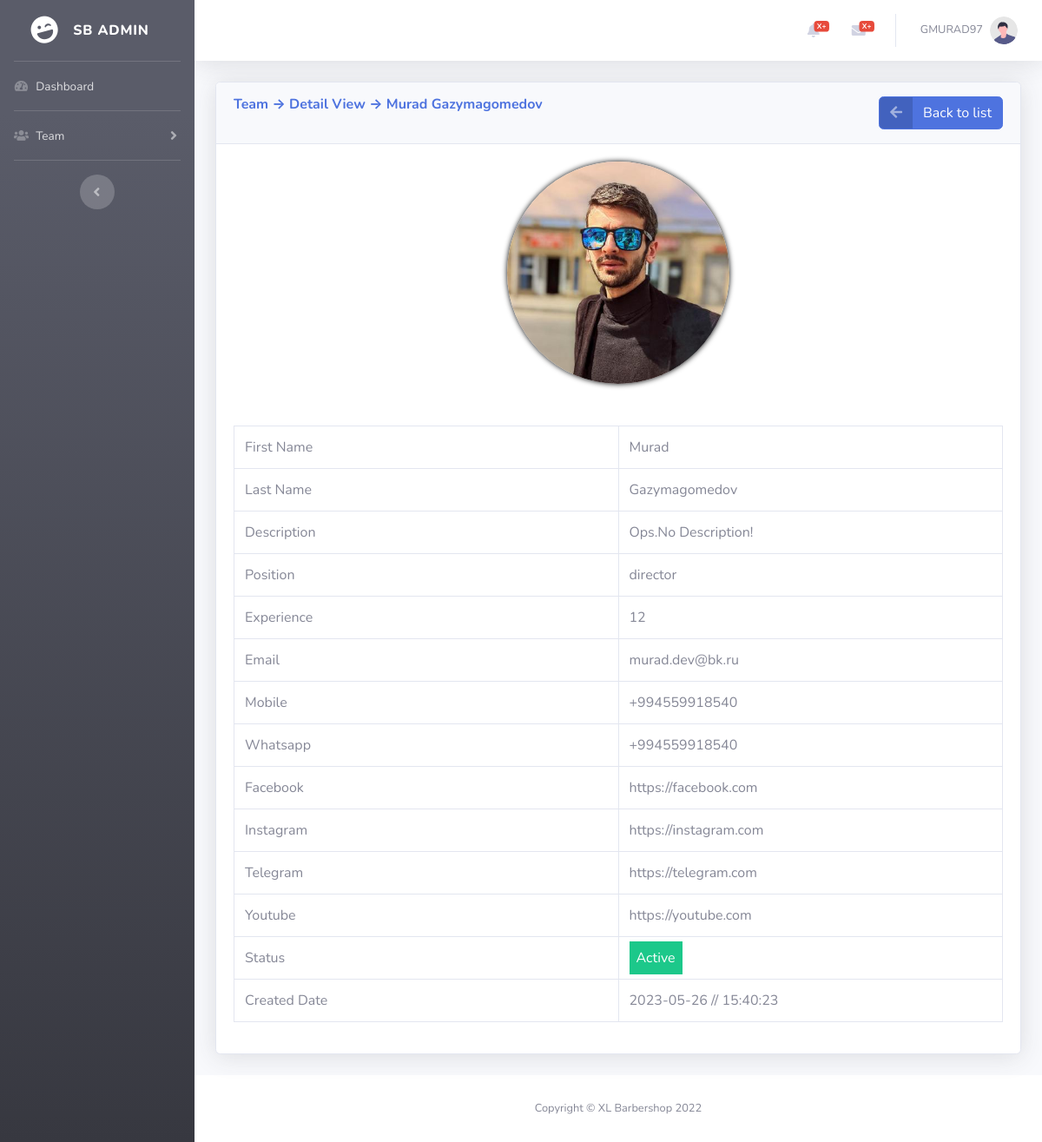
Page /team_detail_view/26 on the committed database.
### tables this page shows
CREATE TABLE `team` (
  `t_uid` int(11) NOT NULL,
  `t_firstname` varchar(255) DEFAULT NULL,
  `t_lastname` varchar(255) DEFAULT NULL,
  `t_description` longtext DEFAULT NULL,
  `t_experience` varchar(255) DEFAULT NULL,
  `t_email` varchar(255) DEFAULT NULL,
  `t_mobile` varchar(255) DEFAULT NULL,
  `t_position` varchar(255) DEFAULT NULL,
  `t_whatsapp` varchar(255) DEFAULT NULL,
  `t_facebook` varchar(255) DEFAULT NULL,
  `t_instagram` varchar(255) DEFAULT NULL,
  `t_telegram` varchar(255) DEFAULT NULL,
  `t_youtube` varchar(255) DEFAULT NULL,
  `t_status` varchar(255) DEFAULT NULL,
  `t_img` varchar(255) DEFAULT NULL,
  `t_created_date` varchar(255) NOT NULL
);

### application/controllers/AdminController.php (called while the page is built, shortened)
<?php
class AdminController extends CI_Controller
{
    public function __construct()
    {
        $this->load->model("AdminModel");
    }
    public function xlb_admin_team_detail_view($t_uid)
    {
        $data["get_db_team_row"] = $this->AdminModel->team_get_db_row($t_uid);
        $this->load->view("admin/team/DetailView", $data);
    }
}

### index.php (called while the page is built, shortened)
<?php
require_once BASEPATH.'core/CodeIgniter.php';

### application/models/AdminModel.php (called while the page is built, shortened)
<?php
class AdminModel extends CI_Model
{
    public function team_get_db_row($t_uid)
    {
        return $this->db->where("t_uid", $t_uid)->get("team")->row_array();
    }
}

### application/views/admin/team/DetailView.php (the view)
<?php $this->load->view("admin/includes/HeaderScripts"); ?>
<?php $this->load->view("admin/includes/Sidebar"); ?>
<?php $this->load->view("admin/includes/Navbar"); ?>
<div class="card shadow mb-4">
    <div class="card-header py-3">
        <h6 class="m-0 font-weight-bold text-primary">
            Team &RightArrow; Detail View &RightArrow; <?php echo $get_db_team_row["t_firstname"] . " " . $get_db_team_row["t_lastname"] ?>
            <a style="float:right;" href="<?php echo base_url('team_list'); ?>" class="btn btn-primary btn-icon-split">
                <span class="icon text-white-50">
                    <i class="fas fa-arrow-left"></i>
                </span>
                <span class="text">Back to list</span>
            </a>
        </h6>
    </div>
    <div class="card-body">
        <div class="col-xs-12 col-sm-12 col-md-12 col-lg-12 text-center">
            <a target="_blank" href="<?php echo base_url('file_manager/team_profile_img/') . $get_db_team_row["t_img"]; ?>">
                <?php if ($get_db_team_row['t_img']) { ?>
                    <img src="<?php echo base_url('file_manager/team_profile_img/') . $get_db_team_row["t_img"]; ?>" alt="" width="256" height="256" class="rounded-circle mb-5 mx-auto d-block" style="box-shadow: 0px 0px 6px #000000;object-fit:cover;">
                <?php } else { ?>
                    <img src="https://img.freepik.com/premium-vector/error-404-found-glitch-effect_8024-4.jpg?w=826" alt="" width="256" height="256" class="rounded-circle mb-5 mx-auto d-block" style="box-shadow: 0px 0px 6px #000000;object-fit:cover;">
                <?php } ?>
            </a>
        </div>
        <div class="table-responsive table-hover">
            <table class="table table-bordered" width="100%" cellspacing="0">
                <tr style="width:300px;">
                    <td style="width:50%">First Name</td>
                    <td style="width:50%"><?php echo $get_db_team_row["t_firstname"] ?></td>
                </tr>
                <tr>
                    <td>Last Name</td>
                    <td><?php echo $get_db_team_row["t_lastname"]; ?></td>
                </tr>
                <tr>
                    <td>Description</td>
                    <td><?php echo $get_db_team_row["t_description"]; ?></td>
                </tr>
                <tr>
                    <td>Position</td>
                    <td><?php echo $get_db_team_row["t_position"]; ?></td>
                </tr>
                <tr>
                    <td>Experience</td>
                    <td><?php echo $get_db_team_row["t_experience"]; ?></td>
                </tr>
                <tr>
                    <td>Email</td>
                    <td><?php echo $get_db_team_row["t_email"]; ?></td>
                </tr>
                <tr>
                    <td>Mobile</td>
                    <td><?php echo $get_db_team_row["t_mobile"]; ?></td>
                </tr>
                <tr>
                    <td>Whatsapp</td>
                    <td><?php echo $get_db_team_row["t_whatsapp"]; ?></td>
                </tr>
                <tr>
                    <td>Facebook</td>
                    <td><?php echo $get_db_team_row["t_facebook"]; ?></td>
                </tr>
                <tr>
                    <td>Instagram</td>
                    <td><?php echo $get_db_team_row["t_instagram"]; ?></td>
                </tr>
                <tr>
                    <td>Telegram</td>
                    <td><?php echo $get_db_team_row["t_telegram"]; ?></td>
                </tr>
                <tr>
                    <td>Youtube</td>
                    <td><?php echo $get_db_team_row["t_youtube"]; ?></td>
                </tr>
                <tr>
                    <td>Status</td>
                    <td>
                        <?php if ($get_db_team_row["t_status"] == "active") { ?>
                            <span class="h6 bg-success text-white p-2">Active</span>
                        <?php } else if ($get_db_team_row["t_status"] == "deactive") { ?>
                            <span class="h6 bg-danger text-white p-2">Deactive</span>
                        <?php } ?>
                    </td>
                </tr>
                <tr>
                    <td>Created Date</td>
                    <td><?php echo $get_db_team_row["t_created_date"] ?></td>
                </tr>
            </table>
        </div>
    </div>
</div>
<?php $this->load->view("admin/includes/Footer"); ?>
<?php $this->load->view("admin/includes/FooterScripts"); ?>

### application/views/admin/includes/HeaderScripts.php (shortened to what this page needs)
<!DOCTYPE html>
<html lang="en">
<head>
    <link href="<?php echo base_url('public/admin/assets/vendor/fontawesome-free/css/all.min.css'); ?>" rel="stylesheet" type="text/css">
    <link href="<?php echo base_url('public/admin/assets/css/sb-admin-2.min.css'); ?>" rel="stylesheet">
</head>
<body id="page-top">
    <div id="wrapper">

### application/views/admin/includes/Sidebar.php (shortened to what this page needs)
<ul class="navbar-nav bg-gradient-dark sidebar sidebar-dark accordion" id="accordionSidebar">
    <a class="sidebar-brand d-flex align-items-center justify-content-center" href="<?php echo base_url('dashboard'); ?>">
        <div class="sidebar-brand-icon rotate-n-15">
            <i class="fas fa-laugh-wink"></i>
        </div>
        <div class="sidebar-brand-text mx-3">SB Admin</div>
    </a>
    <hr class="sidebar-divider my-0">
    <li class="nav-item">
        <a class="nav-link" href="<?php echo base_url('dashboard'); ?>">
            <i class="fas fa-fw fa-tachometer-alt"></i>
            <span>Dashboard</span>
        </a>
    </li>
    <hr class="sidebar-divider my-0">
    <li class="nav-item">
        <a class="nav-link collapsed" href="#" data-toggle="collapse" data-target="#collapseTwo" aria-expanded="true" aria-controls="collapseTwo">
            <i class="fas fa-fw fa-users"></i>
            <span>Team</span>
        </a>
    </li>
    <hr class="sidebar-divider d-none d-md-block">
    <div class="text-center d-none d-md-inline">
        <button class="rounded-circle border-0" id="sidebarToggle"></button>
    </div>
</ul>

### application/views/admin/includes/Navbar.php (shortened to what this page needs)
<div id="content-wrapper" class="d-flex flex-column">
    <div id="content">
        <nav class="navbar navbar-expand navbar-light bg-white topbar mb-4 static-top shadow">
            <ul class="navbar-nav ml-auto">
                <li class="nav-item dropdown no-arrow mx-1">
                    <a class="nav-link dropdown-toggle" href="#" id="alertsDropdown" role="button" data-toggle="dropdown" aria-haspopup="true" aria-expanded="false">
                        <i class="fas fa-bell fa-fw"></i>
                        <span class="badge badge-danger badge-counter">X+</span>
                    </a>
                </li>
                <li class="nav-item dropdown no-arrow mx-1">
                    <a class="nav-link dropdown-toggle" href="#" id="messagesDropdown" role="button" data-toggle="dropdown" aria-haspopup="true" aria-expanded="false">
                        <i class="fas fa-envelope fa-fw"></i>
                        <span class="badge badge-danger badge-counter">X+</span>
                    </a>
                </li>
                <li class="nav-item dropdown no-arrow">
                    <a class="nav-link dropdown-toggle" href="#" id="userDropdown" role="button" data-toggle="dropdown" aria-haspopup="true" aria-expanded="false">
                        <span class="mr-2 d-none d-lg-inline text-gray-600 small">GMURAD97</span>
                        <img class="img-profile rounded-circle" src="<?php echo base_url('public/admin/assets/img/undraw_profile.svg'); ?>">
                    </a>
                </li>
            </ul>
        </nav>
        <div class="container-fluid">

### application/views/admin/includes/Footer.php
</div>
</div>
<footer class="sticky-footer bg-white">
    <div class="container my-auto">
        <div class="copyright text-center my-auto">
            <span>Copyright &copy; XL Barbershop 2022</span>
        </div>
    </div>
</footer>
</div>
</div>

### application/views/admin/includes/FooterScripts.php (shortened to what this page needs)
</body>
</html>

### rows in the picture
team: t_firstname "Murad", t_lastname "Gazymagomedov", t_img (picture), t_description "Ops.No Description!", t_position "director", t_experience "12", t_email "murad.dev@bk.ru", t_mobile "+994559918540", t_whatsapp "+994559918540", t_facebook "https://facebook.com", t_instagram "https://instagram.com", t_telegram "https://telegram.com", t_youtube "https://youtube.com", t_created_date "2023-05-26 // 15:40:23"
